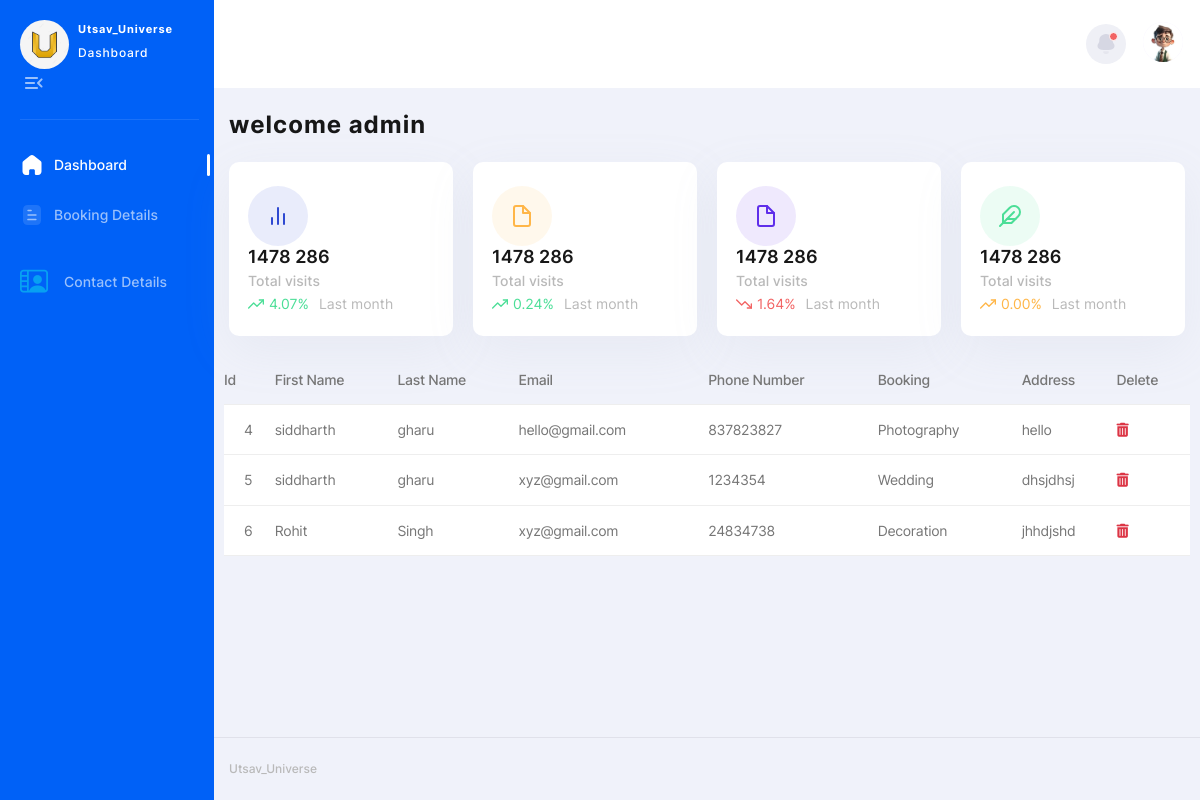
The page /Admin/Dashboard.php (signed in) on the database its author committed.
### tables this page shows
CREATE TABLE `booking` (
  `id` int(10) NOT NULL,
  `first_name` varchar(255) NOT NULL,
  `last_name` varchar(255) NOT NULL,
  `email` varchar(255) NOT NULL,
  `phone` varchar(255) NOT NULL,
  `booking_for` varchar(255) NOT NULL,
  `address` varchar(255) NOT NULL
);

### Admin/Dashboard.php (the view, shortened to what this page needs)
<?php
$conn = mysqli_connect("localhost", "root", "", "utsav_universe") or die("not connect");
$qry = "select * from booking";
$res = mysqli_query($conn, $qry) or die("not fire");
if (isset($_SESSION['user']) and $_SESSION['status'] == true) {
  ?>
  <!DOCTYPE html>
  <html lang="en">
  <head>
    <?php include("Links.php") ?>
    <link rel="stylesheet" href="./css/style.min.css">
  </head>
  <body>
    <div class="page-flex">
      <aside class="sidebar">
        <div class="sidebar-start">
          <div class="sidebar-head">
            <a href="http://localhost/UtsavUniverse/admin/Dashboard.php" class="logo-wrapper" title="Home">
              <span class="icon logo" aria-hidden="true"></span>
              <div class="logo-text">
                <span class="logo-titles">Utsav_Universe</span>
                <span class="logo-subtitle">Dashboard</span>
              </div>
            </a>
            <button class="sidebar-toggle transparent-btn" title="Menu" type="button">
              <span class="icon menu-toggle" aria-hidden="true"></span>
            </button>
          </div>
          <div class="sidebar-body">
            <ul class="sidebar-body-menu">
              <li>
                <a class="active" href="Dashboard.php"><span class="icon home" aria-hidden="true"></span>Dashboard</a>
              </li>
              <li>
                <a href="BookingDetails.php">
                  <span class="icon document" aria-hidden="true"></span>Booking Details
                </a>
              </li>
              <li>
                <a href="ContactDetails.php">
                  <i class="bi bi-person-video2 fs-3 me-3 text-info"></i>Contact Details
                </a>
              </li>
          </div>
        </div>
      </aside>
      <div class="main-wrapper">
        <nav class="main-nav--bg">
          <div class="container main-nav">
            <div class="main-nav-end">
              <div class="notification-wrapper">
                <button class="gray-circle-btn dropdown-btn" title="To messages" type="button">
                  <span class="icon notification active" aria-hidden="true"></span>
                </button>
              </div>
              <div class="nav-user-wrapper">
                <button href="##" class="nav-user-btn dropdown-btn" title="My profile" type="button">
                  <span class="nav-user-img">
                    <img src="../admin/img/avatar/admin.jpg" alt="User name">
                  </span>
                </button>
              </div>
            </div>
          </div>
        </nav>
        <main class="main users chart-page" id="skip-target">
          <div class="container">
            <h2 class="main-title">
              <?php
              echo "welcome " . $_SESSION['user'];
              ?>
            </h2>
            <div class="row stat-cards">
              <div class="col-md-6 col-xl-3">
                <article class="stat-cards-item">
                  <div class="stat-cards-icon primary">
                    <i data-feather="bar-chart-2" aria-hidden="true"></i>
                  </div>
                  <div class="stat-cards-info">
                    <p class="stat-cards-info__num">1478 286</p>
                    <p class="stat-cards-info__title">Total visits</p>
                    <p class="stat-cards-info__progress">
                      <span class="stat-cards-info__profit success">
                        <i data-feather="trending-up" aria-hidden="true"></i>4.07%
                      </span>
                      Last month
                    </p>
                  </div>
                </article>
              </div>
              <div class="col-md-6 col-xl-3">
                <article class="stat-cards-item">
                  <div class="stat-cards-icon warning">
                    <i data-feather="file" aria-hidden="true"></i>
                  </div>
                  <div class="stat-cards-info">
                    <p class="stat-cards-info__num">1478 286</p>
                    <p class="stat-cards-info__title">Total visits</p>
                    <p class="stat-cards-info__progress">
                      <span class="stat-cards-info__profit success">
                        <i data-feather="trending-up" aria-hidden="true"></i>0.24%
                      </span>
                      Last month
                    </p>
                  </div>
                </article>
              </div>
              <div class="col-md-6 col-xl-3">
                <article class="stat-cards-item">
                  <div class="stat-cards-icon purple">
                    <i data-feather="file" aria-hidden="true"></i>
                  </div>
                  <div class="stat-cards-info">
                    <p class="stat-cards-info__num">1478 286</p>
                    <p class="stat-cards-info__title">Total visits</p>
                    <p class="stat-cards-info__progress">
                      <span class="stat-cards-info__profit danger">
                        <i data-feather="trending-down" aria-hidden="true"></i>1.64%
                      </span>
                      Last month
                    </p>
                  </div>
                </article>
              </div>
              <div class="col-md-6 col-xl-3">
                <article class="stat-cards-item">
                  <div class="stat-cards-icon success">
                    <i data-feather="feather" aria-hidden="true"></i>
                  </div>
                  <div class="stat-cards-info">
                    <p class="stat-cards-info__num">1478 286</p>
                    <p class="stat-cards-info__title">Total visits</p>
                    <p class="stat-cards-info__progress">
                      <span class="stat-cards-info__profit warning">
                        <i data-feather="trending-up" aria-hidden="true"></i>0.00%
                      </span>
                      Last month
                    </p>
                  </div>
                </article>
              </div>
            </div>
            <div class="row">
              <div class="col-lg-12">
                <div class="users-table table-wrapper">
                  <table class="posts-table">
                    <thead>
                      <tr class="users-table-info">
                        <th>Id</th>
                        <th>First Name</th>
                        <th>Last Name</th>
                        <th>Email</th>
                        <th>Phone Number</th>
                        <th>Booking</th>
                        <th>Address</th>
                        <th>Delete</th>
                      </tr>
                    </thead>
                    <tbody>
                      <?php
                      while ($row = mysqli_fetch_array($res)) {
                        echo "<tr><td>" . $row['id'] . "</td><td>"
                          . $row['first_name'] . "</td><td>"
                          . $row['last_name'] . "</td><td>"
                          . $row['email'] . "</td><td>"
                          . $row['phone'] . "</td><td>"
                          . $row['booking_for'] . "</td><td>"
                          . $row['address'] . "</td><td>
                          <a href='action.php?id=" . $row['id'] . "'><i class='fas fa-trash-alt text-danger' ></i></a>
                          </td>
          </tr>";
                      }
                      ?>
                    </tbody>
                  </table>
                </div>
              </div>
            </div>
          </div>
        </main>
        <footer class="footer">
          <div class="container footer--flex">
            <div class="footer-start">
              <p>Utsav_Universe</p>
            </div>
          </div>
        </footer>
      </div>
    </div>
  </body>
  </html>
  <?php
} else {
  header("location:index.php");
}
?>

### Admin/Links.php (shortened to what this page needs)
<link href="https://cdn.jsdelivr.net/npm/bootstrap@5.3.2/dist/css/bootstrap.min.css" rel="stylesheet"
>
<link rel="stylesheet" href="../Css/index.css">
<link rel="stylesheet" href="https://cdnjs.cloudflare.com/ajax/libs/font-awesome/6.4.2/css/all.min.css"
 />
<link href="https://unpkg.com/aos@2.3.1/dist/aos.css" rel="stylesheet">
<link rel="stylesheet" href="https://cdn.jsdelivr.net/npm/bootstrap-icons@1.11.3/font/bootstrap-icons.min.css">

### Css/index.css (style rules this page uses)
* { margin: 0; padding: 0; }
body { background-color: rgb(255, 234, 238); }
.container-fluid, .container { max-width: 1200px; }
a { text-decoration: none; color: black; }

### rows shown on the page
booking: id "4", first_name "siddharth", last_name "gharu", email "hello@gmail.com", phone "837823827", booking_for "Photography", address "hello"
booking: id "5", first_name "siddharth", last_name "gharu", email "xyz@gmail.com", phone "1234354", booking_for "Wedding", address "dhsjdhsj"
booking: id "6", first_name "Rohit", last_name "Singh", email "xyz@gmail.com", phone "24834738", booking_for "Decoration", address "jhhdjshd"

### other values the page prints
$_SESSION['user'] "admin"
